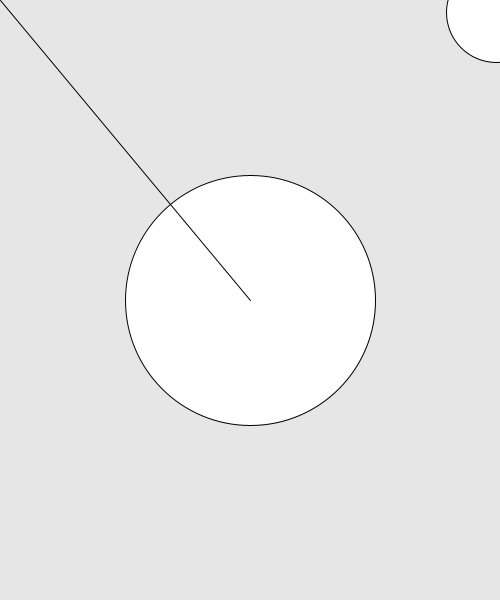
Frame 1 (no input)
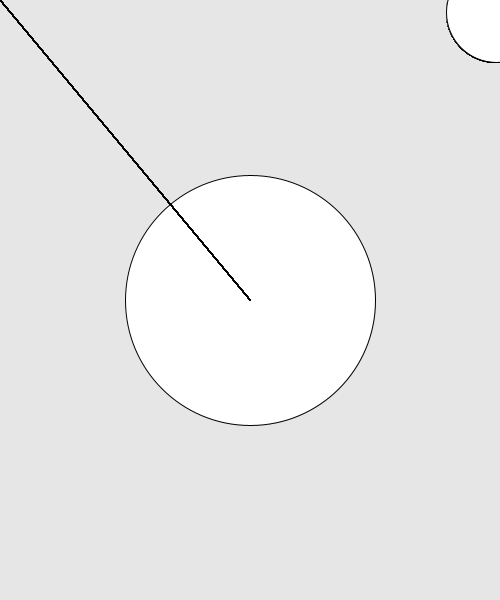
Frame 60 (the mouse pressed at the canvas centre just before this capture)
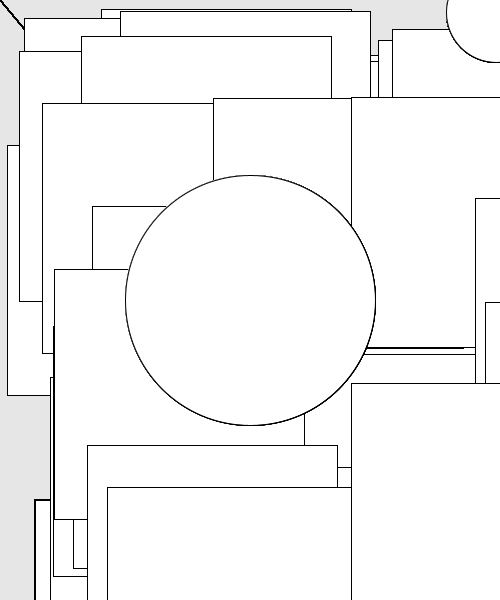
Frame 120 (the mouse held since frame 60 and released just before this capture)

The Processing sketch that drew these frames (run headless with seeded random() and noise(); from frame 60 on, the mouse is pressed at the canvas centre):

// Processing sketch: segundo_programa
// ── segundo_programa.pde
void setup() {
  size(500, 600);

  background(230);
  // circulo posx posy larg alt
  ellipse(width/2, height/2, 250, 250);
}

void draw() {
  println("ola: " + mouseX + "  " + mouseY +"!adeus");
  //  ellipse(width/2,height/2,  250,250);

  // linha de A a B com Ax Ay Bx By
  line( width/2, height/2,
    mouseX, mouseY );

  ellipse(496, 12,  100,100);

  if (mousePressed) {
    ellipse(width/2, height/2, 250, 250);
    rect( random(width), random(height),
            //25, 25 );
            mouseX, mouseX );
  }
}
